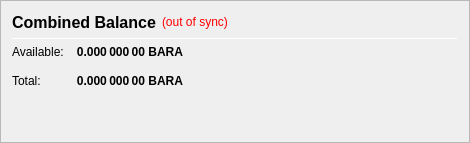
                   <widget class="QFrame" name="frame_CombinedBalances">
                    <property name="minimumSize">
                     <size>
                      <width>470</width>
                      <height>0</height>
                     </size>
                    </property>
                    <property name="frameShape">
                     <enum>QFrame::StyledPanel</enum>
                    </property>
                    <property name="frameShadow">
                     <enum>QFrame::Raised</enum>
                    </property>
                    <layout class="QVBoxLayout" name="verticalLayout_5">
                     <item>
                      <layout class="QHBoxLayout" name="horizontalLayout_5" stretch="0">
                       <item>
                        <widget class="QLabel" name="label_5z">
                         <property name="minimumSize">
                          <size>
                           <width>0</width>
                           <height>20</height>
                          </size>
                         </property>
                         <property name="font">
                          <font>
                           <pointsize>12</pointsize>
                           <weight>75</weight>
                           <bold>true</bold>
                          </font>
                         </property>
                         <property name="toolTip">
                          <string>Combined Balance (including unconfirmed and immature coins)</string>
                         </property>
                         <property name="text">
                          <string>Combined Balance</string>
                         </property>
                        </widget>
                       </item>
                       <item>
                        <widget class="QLabel" name="labelWalletStatus">
                         <property name="cursor">
                          <cursorShape>WhatsThisCursor</cursorShape>
                         </property>
                         <property name="toolTip">
                          <string>The displayed information may be out of date. Your wallet automatically synchronizes with the barandos network after a connection is established, but this process has not completed yet.</string>
                         </property>
                         <property name="styleSheet">
                          <string notr="true">QLabel { color: red; }</string>
                         </property>
                         <property name="text">
                          <string notr="true">(out of sync)</string>
                         </property>
                         <property name="alignment">
                          <set>Qt::AlignLeading|Qt::AlignLeft|Qt::AlignVCenter</set>
                         </property>
                        </widget>
                       </item>
                       <item>
                        <spacer name="horizontalSpacer_1">
                         <property name="orientation">
                          <enum>Qt::Horizontal</enum>
                         </property>
                         <property name="sizeHint" stdset="0">
                          <size>
                           <width>40</width>
                           <height>20</height>
                          </size>
                         </property>
                        </spacer>
                       </item>
                      </layout>
                     </item>
                     <item>
                      <widget class="Line" name="line_CombinedBalance">
                       <property name="minimumSize">
                        <size>
                         <width>0</width>
                         <height>1</height>
                        </size>
                       </property>
                       <property name="maximumSize">
                        <size>
                         <width>16777215</width>
                         <height>1</height>
                        </size>
                       </property>
                       <property name="orientation">
                        <enum>Qt::Horizontal</enum>
                       </property>
                      </widget>
                     </item>
                     <item>
                      <layout class="QGridLayout" name="gridLayout_3">
                       <property name="spacing">
                        <number>12</number>
                       </property>
                       <item row="1" column="0">
                        <widget class="QLabel" name="labelBalanceTextz">
                         <property name="text">
                          <string>Available:</string>
                         </property>
                        </widget>
                       </item>
                       <item row="1" column="1">
                        <widget class="QLabel" name="labelBalancez">
                         <property name="font">
                          <font>
                           <weight>75</weight>
                           <bold>true</bold>
                          </font>
                         </property>
                         <property name="cursor">
                          <cursorShape>IBeamCursor</cursorShape>
                         </property>
                         <property name="toolTip">
                          <string>Your current spendable balance</string>
                         </property>
                         <property name="text">
                          <string notr="true">0.000 000 00 BARA</string>
                         </property>
                         <property name="alignment">
                          <set>Qt::AlignRight|Qt::AlignTrailing|Qt::AlignVCenter</set>
                         </property>
                         <property name="textInteractionFlags">
                          <set>Qt::LinksAccessibleByMouse|Qt::TextSelectableByKeyboard|Qt::TextSelectableByMouse</set>
                         </property>
                        </widget>
                       </item>
                       <item row="2" column="0">
                        <widget class="QLabel" name="labelTotalTextz">
                         <property name="text">
                          <string>Total:</string>
                         </property>
                        </widget>
                       </item>
                       <item row="2" column="1">
                        <widget class="QLabel" name="labelTotalz">
                         <property name="font">
                          <font>
                           <weight>75</weight>
                           <bold>true</bold>
                          </font>
                         </property>
                         <property name="cursor">
                          <cursorShape>IBeamCursor</cursorShape>
                         </property>
                         <property name="toolTip">
                          <string>Total Balance, including all unavailable coins.</string>
                         </property>
                         <property name="text">
                          <string notr="true">0.000 000 00 BARA</string>
                         </property>
                         <property name="alignment">
                          <set>Qt::AlignRight|Qt::AlignTrailing|Qt::AlignVCenter</set>
                         </property>
                         <property name="textInteractionFlags">
                          <set>Qt::LinksAccessibleByMouse|Qt::TextSelectableByKeyboard|Qt::TextSelectableByMouse</set>
                         </property>
                        </widget>
                       </item>
                       <item row="2" column="3">
                        <spacer name="horizontalSpacer_2">
                         <property name="orientation">
                          <enum>Qt::Horizontal</enum>
                         </property>
                         <property name="sizeHint" stdset="0">
                          <size>
                           <width>40</width>
                           <height>20</height>
                          </size>
                         </property>
                        </spacer>
                       </item>
                      </layout>
                     </item>
                     <item>
                      <spacer name="verticalSpacer_1">
                       <property name="orientation">
                        <enum>Qt::Vertical</enum>
                       </property>
                       <property name="sizeHint" stdset="0">
                        <size>
                         <width>20</width>
                         <height>40</height>
                        </size>
                       </property>
                      </spacer>
                     </item>
                    </layout>
                   </widget>
